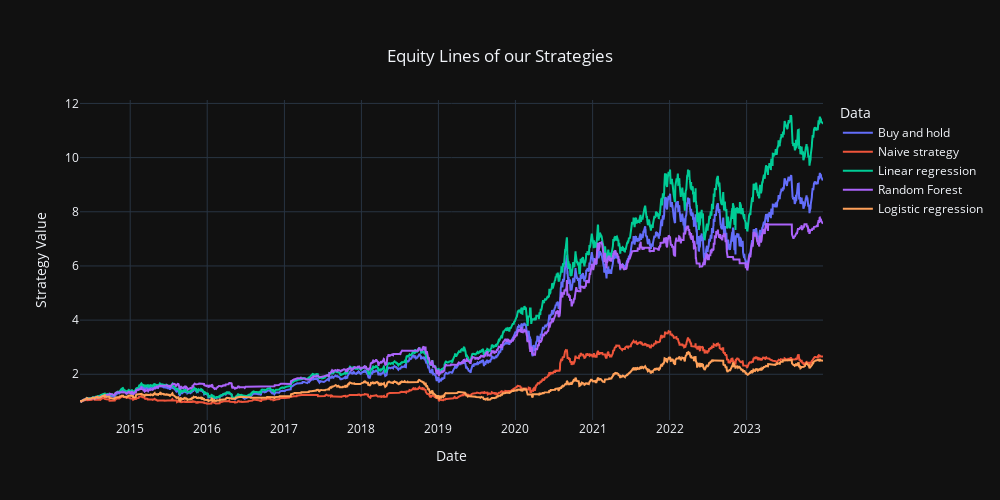

Notebook code for this chart:
### Code cell
fig_equity_curve_strategy = go.Figure()

for column in eqlines.columns:
    fig_equity_curve_strategy.add_trace(
        go.Scatter(x=eqlines.index, y=eqlines[column], name=column),
    )

fig_equity_curve_strategy.update_layout(
    title={
        'text': "Equity Lines of our Strategies",
        'y':0.9,
        'x':0.5,
        'xanchor': 'center',
        'yanchor': 'top'},
    xaxis_title="Date",
    yaxis_title="Strategy Value",
    legend_title="Data",
    template="plotly_dark",
    height = 500,
    width = 1000
)

fig_equity_curve_strategy.show()

### Figure 1 — Plotly figure (JSON) as saved in the notebook; plotly's stock layout.template omitted (floating-point values rounded to 4 significant figures; data arrays with more than 128 entries replaced by an {"elided": "..."} marker saying what was removed)
{"data": [{"name": "Buy and hold", "type": "scatter", "x": {"elided": "2429 str values"}, "y": {"elided": "2429 float values"}}, {"name": "Naive strategy", "type": "scatter", "x": {"elided": "2429 str values"}, "y": {"elided": "2429 float values"}}, {"name": "Linear regression", "type": "scatter", "x": {"elided": "2429 str values"}, "y": {"elided": "2429 float values"}}, {"name": "Random Forest", "type": "scatter", "x": {"elided": "2429 str values"}, "y": {"elided": "2429 float values"}}, {"name": "Logistic regression", "type": "scatter", "x": {"elided": "2429 str values"}, "y": {"elided": "2429 float values"}}], "layout": {"height": 500, "legend": {"title": {"text": "Data"}}, "title": {"text": "Equity Lines of our Strategies", "x": 0.5, "xanchor": "center", "y": 0.9, "yanchor": "top"}, "width": 1000, "xaxis": {"title": {"text": "Date"}}, "yaxis": {"title": {"text": "Strategy Value"}}}}
